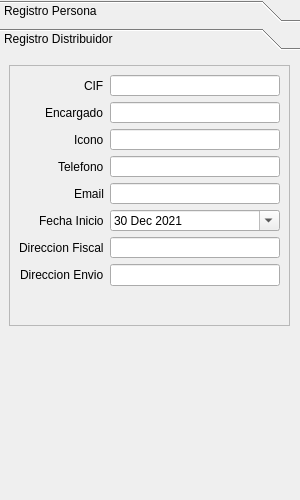
<?xml version="1.0" encoding="UTF-8"?>
<ui version="4.0">
 <class>agraeDockWidgetBase</class>
 <widget class="QDockWidget" name="agraeDockWidgetBase">
  <property name="geometry">
   <rect>
    <x>0</x>
    <y>0</y>
    <width>300</width>
    <height>500</height>
   </rect>
  </property>
  <property name="sizePolicy">
   <sizepolicy hsizetype="Fixed" vsizetype="Preferred">
    <horstretch>0</horstretch>
    <verstretch>0</verstretch>
   </sizepolicy>
  </property>
  <property name="minimumSize">
   <size>
    <width>300</width>
    <height>190</height>
   </size>
  </property>
  <property name="windowTitle">
   <string>aGrae GIS</string>
  </property>
  <widget class="QWidget" name="dockWidgetContents">
   <widget class="QToolBox" name="toolBox">
    <property name="geometry">
     <rect>
      <x>0</x>
      <y>0</y>
      <width>301</width>
      <height>481</height>
     </rect>
    </property>
    <property name="currentIndex">
     <number>1</number>
    </property>
    <widget class="QWidget" name="page">
     <property name="geometry">
      <rect>
       <x>0</x>
       <y>0</y>
       <width>301</width>
       <height>427</height>
      </rect>
     </property>
     <attribute name="label">
      <string>Registro Persona</string>
     </attribute>
     <widget class="QFrame" name="frame">
      <property name="geometry">
       <rect>
        <x>10</x>
        <y>10</y>
        <width>281</width>
        <height>181</height>
       </rect>
      </property>
      <property name="frameShape">
       <enum>QFrame::StyledPanel</enum>
      </property>
      <property name="frameShadow">
       <enum>QFrame::Raised</enum>
      </property>
      <widget class="QWidget" name="formLayoutWidget">
       <property name="geometry">
        <rect>
         <x>10</x>
         <y>10</y>
         <width>261</width>
         <height>152</height>
        </rect>
       </property>
       <layout class="QFormLayout" name="formLayout_3">
        <property name="labelAlignment">
         <set>Qt::AlignRight|Qt::AlignTrailing|Qt::AlignVCenter</set>
        </property>
        <item row="0" column="0">
         <widget class="QLabel" name="label_13">
          <property name="text">
           <string>DNI</string>
          </property>
         </widget>
        </item>
        <item row="0" column="1">
         <widget class="QLineEdit" name="lineEdit_13"/>
        </item>
        <item row="1" column="1">
         <widget class="QLineEdit" name="lineEdit_14"/>
        </item>
        <item row="2" column="1">
         <widget class="QLineEdit" name="lineEdit_15"/>
        </item>
        <item row="3" column="1">
         <widget class="QLineEdit" name="lineEdit_16"/>
        </item>
        <item row="4" column="1">
         <widget class="QLineEdit" name="lineEdit_17"/>
        </item>
        <item row="5" column="1">
         <widget class="QLineEdit" name="lineEdit_18"/>
        </item>
        <item row="1" column="0">
         <widget class="QLabel" name="label_14">
          <property name="text">
           <string>Nombre</string>
          </property>
         </widget>
        </item>
        <item row="2" column="0">
         <widget class="QLabel" name="label_15">
          <property name="text">
           <string>Apellidos</string>
          </property>
         </widget>
        </item>
        <item row="3" column="0">
         <widget class="QLabel" name="label_16">
          <property name="text">
           <string>Direccion</string>
          </property>
         </widget>
        </item>
        <item row="4" column="0">
         <widget class="QLabel" name="label_17">
          <property name="text">
           <string>Telefono</string>
          </property>
         </widget>
        </item>
        <item row="5" column="0">
         <widget class="QLabel" name="label_18">
          <property name="text">
           <string>eMail</string>
          </property>
         </widget>
        </item>
       </layout>
      </widget>
     </widget>
    </widget>
    <widget class="QWidget" name="page_2">
     <property name="geometry">
      <rect>
       <x>0</x>
       <y>0</y>
       <width>301</width>
       <height>427</height>
      </rect>
     </property>
     <attribute name="label">
      <string>Registro Distribuidor</string>
     </attribute>
     <widget class="QFrame" name="frame_2">
      <property name="geometry">
       <rect>
        <x>9</x>
        <y>9</y>
        <width>281</width>
        <height>261</height>
       </rect>
      </property>
      <property name="frameShape">
       <enum>QFrame::StyledPanel</enum>
      </property>
      <property name="frameShadow">
       <enum>QFrame::Raised</enum>
      </property>
      <widget class="QWidget" name="formLayoutWidget_2">
       <property name="geometry">
        <rect>
         <x>10</x>
         <y>10</y>
         <width>261</width>
         <height>211</height>
        </rect>
       </property>
       <layout class="QFormLayout" name="formLayout_2">
        <property name="labelAlignment">
         <set>Qt::AlignRight|Qt::AlignTrailing|Qt::AlignVCenter</set>
        </property>
        <item row="0" column="0">
         <widget class="QLabel" name="label_7">
          <property name="text">
           <string>CIF</string>
          </property>
         </widget>
        </item>
        <item row="0" column="1">
         <widget class="QLineEdit" name="lineEdit_7"/>
        </item>
        <item row="1" column="0">
         <widget class="QLabel" name="label_8">
          <property name="text">
           <string>Encargado</string>
          </property>
         </widget>
        </item>
        <item row="1" column="1">
         <widget class="QLineEdit" name="lineEdit_8"/>
        </item>
        <item row="2" column="0">
         <widget class="QLabel" name="label_9">
          <property name="text">
           <string>Icono</string>
          </property>
         </widget>
        </item>
        <item row="2" column="1">
         <widget class="QLineEdit" name="lineEdit_9"/>
        </item>
        <item row="3" column="0">
         <widget class="QLabel" name="label_10">
          <property name="text">
           <string>Telefono</string>
          </property>
         </widget>
        </item>
        <item row="3" column="1">
         <widget class="QLineEdit" name="lineEdit_10"/>
        </item>
        <item row="4" column="0">
         <widget class="QLabel" name="label_11">
          <property name="text">
           <string>Email</string>
          </property>
         </widget>
        </item>
        <item row="4" column="1">
         <widget class="QLineEdit" name="lineEdit_11"/>
        </item>
        <item row="5" column="0">
         <widget class="QLabel" name="label_12">
          <property name="text">
           <string>Fecha Inicio</string>
          </property>
         </widget>
        </item>
        <item row="6" column="0">
         <widget class="QLabel" name="label_19">
          <property name="text">
           <string>Direccion Fiscal</string>
          </property>
         </widget>
        </item>
        <item row="6" column="1">
         <widget class="QLineEdit" name="lineEdit_19"/>
        </item>
        <item row="7" column="0">
         <widget class="QLabel" name="label_20">
          <property name="text">
           <string>Direccion Envio</string>
          </property>
         </widget>
        </item>
        <item row="7" column="1">
         <widget class="QLineEdit" name="lineEdit_20"/>
        </item>
        <item row="5" column="1">
         <widget class="QDateEdit" name="dateEdit">
          <property name="toolTip">
           <string>dd/MM/AAAA</string>
          </property>
          <property name="dateTime">
           <datetime>
            <hour>0</hour>
            <minute>0</minute>
            <second>0</second>
            <year>2021</year>
            <month>12</month>
            <day>30</day>
           </datetime>
          </property>
          <property name="calendarPopup">
           <bool>true</bool>
          </property>
         </widget>
        </item>
       </layout>
      </widget>
     </widget>
    </widget>
   </widget>
  </widget>
 </widget>
 <resources/>
 <connections/>
</ui>
